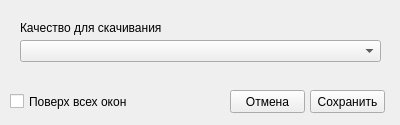
<?xml version="1.0" encoding="UTF-8"?>
<ui version="4.0">
 <class>PrefsWindow</class>
 <widget class="QWidget" name="PrefsWindow">
  <property name="geometry">
   <rect>
    <x>0</x>
    <y>0</y>
    <width>400</width>
    <height>125</height>
   </rect>
  </property>
  <property name="windowTitle">
   <string>Form</string>
  </property>
  <widget class="QComboBox" name="comboBox">
   <property name="geometry">
    <rect>
     <x>20</x>
     <y>40</y>
     <width>361</width>
     <height>22</height>
    </rect>
   </property>
  </widget>
  <widget class="QPushButton" name="pushButton">
   <property name="geometry">
    <rect>
     <x>310</x>
     <y>90</y>
     <width>75</width>
     <height>23</height>
    </rect>
   </property>
   <property name="text">
    <string>Сохранить</string>
   </property>
  </widget>
  <widget class="QPushButton" name="pushButton_2">
   <property name="geometry">
    <rect>
     <x>230</x>
     <y>90</y>
     <width>75</width>
     <height>23</height>
    </rect>
   </property>
   <property name="text">
    <string>Отмена</string>
   </property>
  </widget>
  <widget class="QCheckBox" name="checkBox">
   <property name="geometry">
    <rect>
     <x>10</x>
     <y>93</y>
     <width>131</width>
     <height>17</height>
    </rect>
   </property>
   <property name="text">
    <string>Поверх всех окон</string>
   </property>
  </widget>
  <widget class="QLabel" name="label">
   <property name="geometry">
    <rect>
     <x>20</x>
     <y>20</y>
     <width>141</width>
     <height>16</height>
    </rect>
   </property>
   <property name="text">
    <string>Качество для скачивания:</string>
   </property>
  </widget>
 </widget>
 <resources/>
 <connections/>
</ui>
